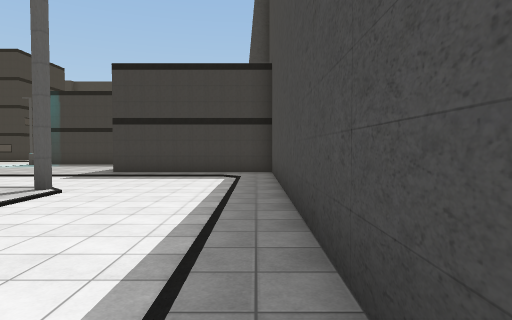
view 1 (above)

24 first-person views from a walk through a 3-D level made in the Unity game engine. The camera is 1.5 m above the floor, tilts 2° down and sees 75° across. The floor is counted in squares, 2 m on a side. Each view is taken from the middle of a square. On the plan, view 1 faces up. The plan holds only what a view shows up to about 11 squares ahead; the rest is blank. The place goes on beyond the plan. The player is left out. Some surface patterns are stand-ins.

view 2
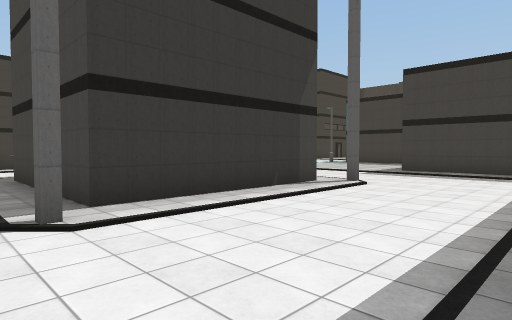

view 3
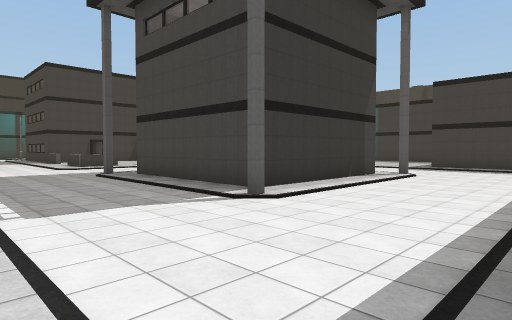

view 4
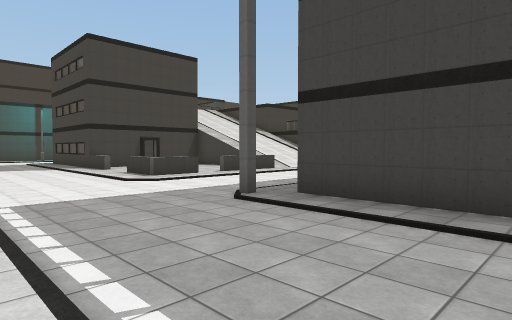

view 5
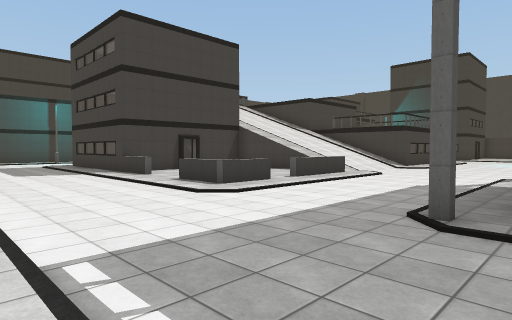

view 6
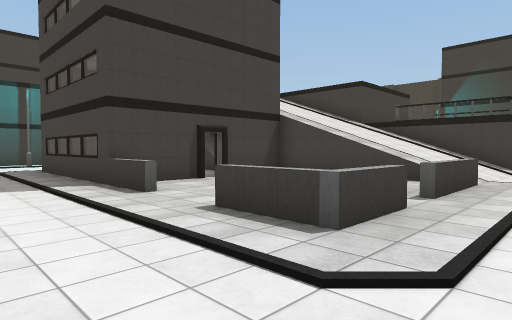

view 7
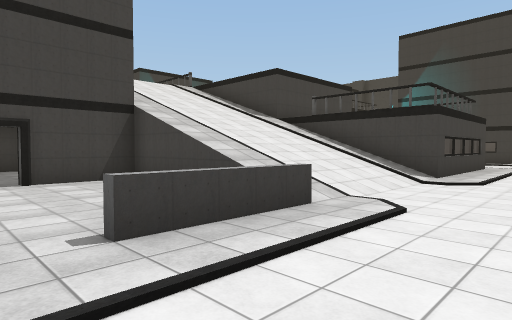

view 8
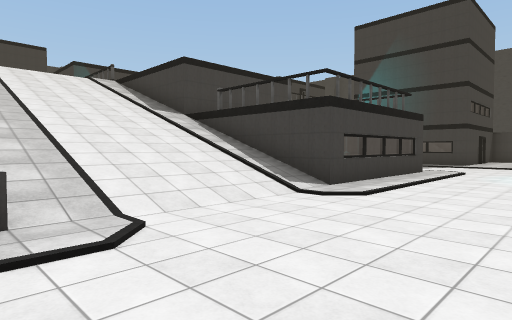

view 9
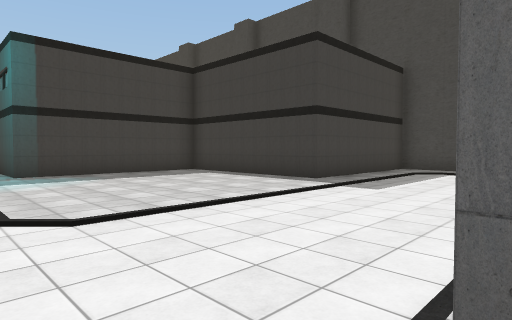

view 10
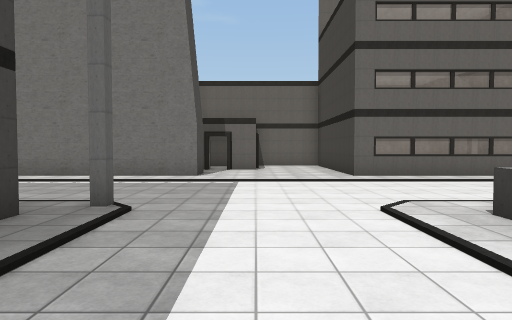

view 11
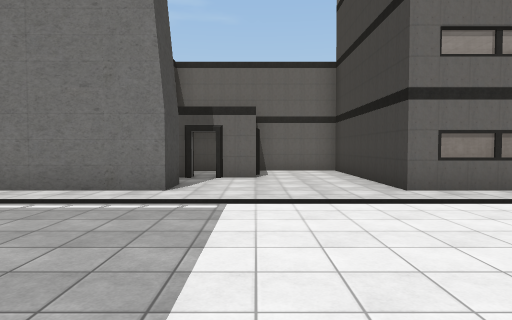

view 12
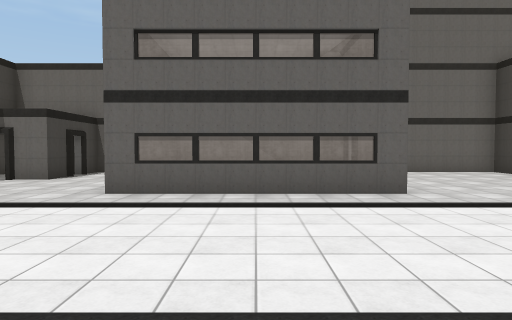

view 13
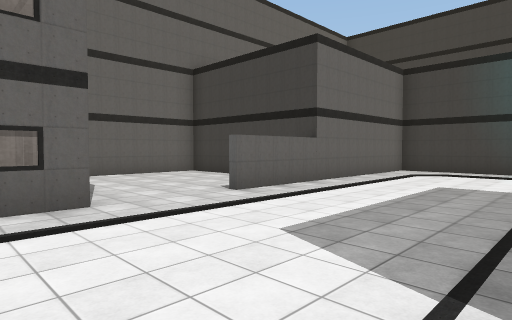

view 14
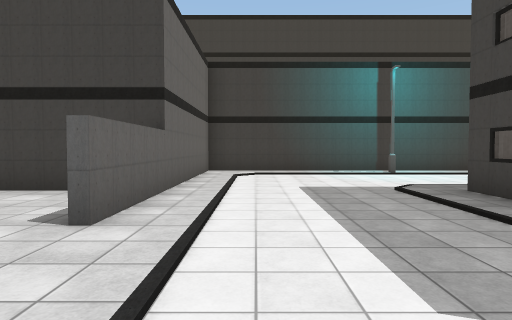

view 15
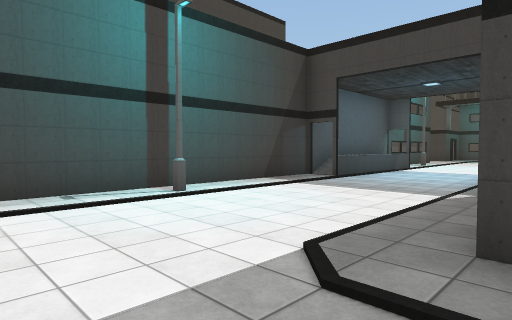

view 16
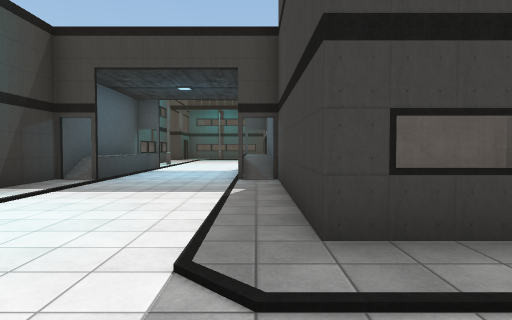

view 17
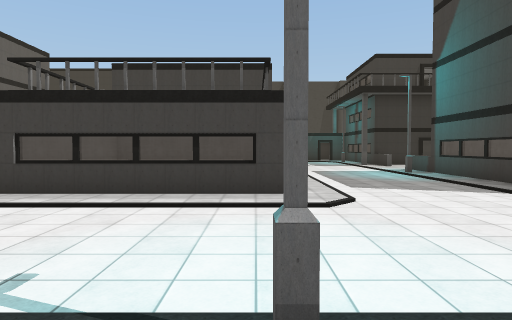

view 18
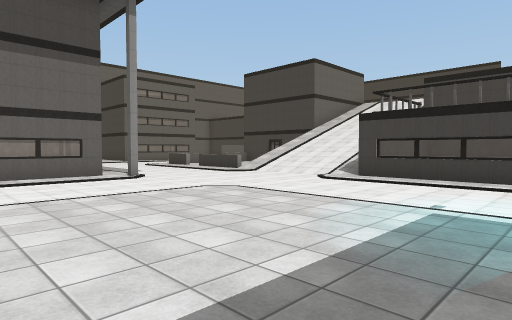

view 19
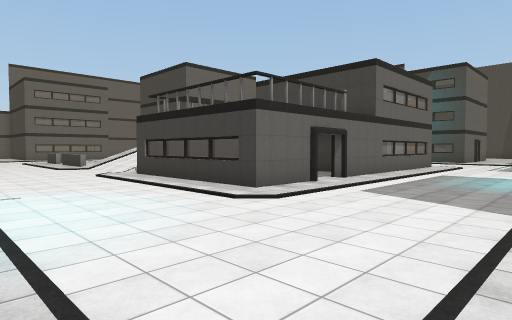

view 20
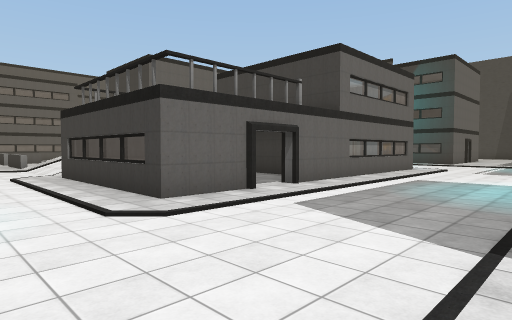

view 21
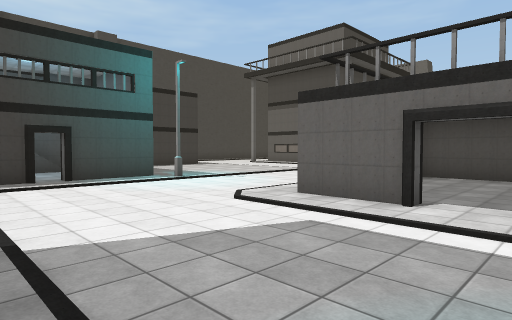

view 22
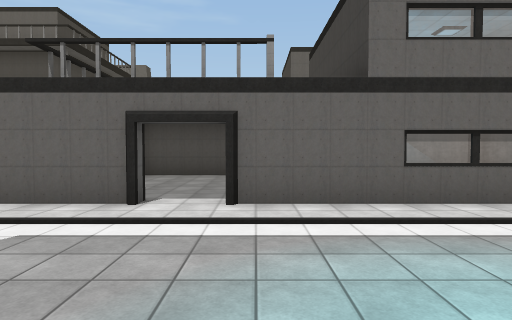

view 23
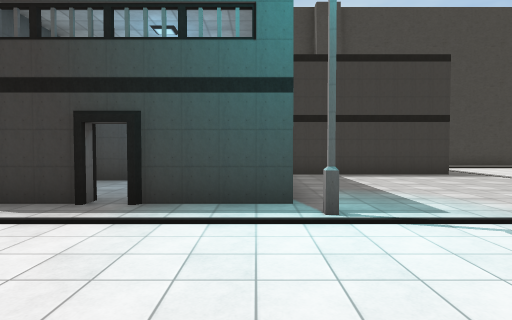

view 24
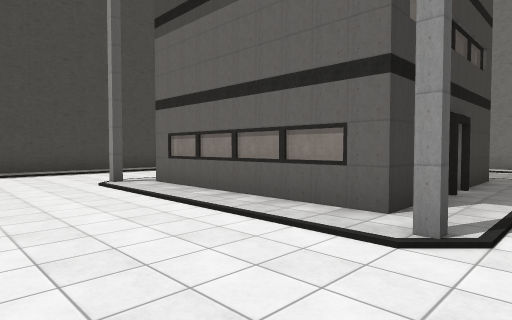

### Floor plan
Key: @ floor where view 1 was taken; # wall or solid block; . main floor; : floor 1 m higher than the main floor; / step, stairs or slope; = window, fence, low wall or low ledge; ^ raised ledge; S streetlight; O other object.
Columns run from 30 left of view 1 to 1 right of it. Each row starts with its distance up from view 1.
 20           S........ .
 19         .............#../
 18       ..............#.../#
 17       ...............#../=
 16       ...............#   #
 15           ##O.##....S....#
 14           #....#.........#
 13           #. ..#.........#
 12       #   #  ..#.........#
 11       #/### ####.........#######
 10   ..    ////////...............#
  9 # ...  /////////...............#
  8 #:...://////////...............#
  7 #:...://////////...............#
  6 #/.../   ///////....#..........#
  5 #.....#####.  .^.....######....#
  4 #.....#...#....^.....#   #.....#
  3 #.....# .............    #.....#
  2 #.....#   #..........#   #.....#
  1 #S....#####^...^.....#####.....#
  0 #...................#....#....@
 -1 #..............................
 -2 #..............................
 -3 #.............................
 -4 #........................ ... .
 -5 ########...#####....#####
 -6      #.....#   #.....
 -7      #.....    #..###
 -8      #.... #   #..#
 -9      #.... #/###..#
-10      ##### ### ####

Positions as (right, up) in squares from view 1, and headings:
1: (0, 0), facing up
2: (0, -1), facing up-left
3: (0, -4), facing up-left
4: (-6, -4), facing up-left
5: (-9, -4), facing up-left
6: (-13, -2), facing up-left
7: (-12, 2), facing up-left
8: (-11, 5), facing up-left
9: (-11, 6), facing up-right
10: (-12, 4), facing down
11: (-12, 1), facing down
12: (-17, 1), facing down
13: (-18, 0), facing down-left
14: (-19, -3), facing left
15: (-24, -2), facing up-left
16: (-25, -2), facing up
17: (-9, 15), facing left
18: (-6, 15), facing down-left
19: (-10, 20), facing down-left
20: (-12, 20), facing down-left
21: (-18, 20), facing down-right
22: (-18, 20), facing down
23: (-14, 16), facing right
24: (-11, 9), facing down-right
